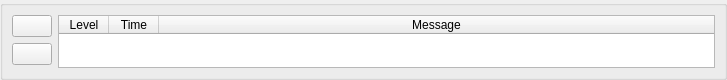
<?xml version="1.0" encoding="UTF-8"?>
<ui version="4.0">
 <class>LoggingTab</class>
 <widget class="QWidget" name="LoggingTab">
  <property name="geometry">
   <rect>
    <x>0</x>
    <y>0</y>
    <width>727</width>
    <height>80</height>
   </rect>
  </property>
  <property name="sizePolicy">
   <sizepolicy hsizetype="Expanding" vsizetype="Expanding">
    <horstretch>0</horstretch>
    <verstretch>0</verstretch>
   </sizepolicy>
  </property>
  <property name="minimumSize">
   <size>
    <width>0</width>
    <height>80</height>
   </size>
  </property>
  <property name="windowTitle">
   <string>Form</string>
  </property>
  <layout class="QVBoxLayout" name="verticalLayout">
   <property name="spacing">
    <number>2</number>
   </property>
   <property name="leftMargin">
    <number>0</number>
   </property>
   <property name="topMargin">
    <number>0</number>
   </property>
   <property name="rightMargin">
    <number>0</number>
   </property>
   <property name="bottomMargin">
    <number>0</number>
   </property>
   <item>
    <widget class="QGroupBox" name="groupBox">
     <property name="title">
      <string/>
     </property>
     <property name="alignment">
      <set>Qt::AlignLeading|Qt::AlignLeft|Qt::AlignTop</set>
     </property>
     <layout class="QVBoxLayout" name="verticalLayout_3" stretch="0">
      <item>
       <layout class="QVBoxLayout" name="verticalLayout_2">
        <item>
         <layout class="QHBoxLayout" name="horizontalLayout_2">
          <property name="topMargin">
           <number>0</number>
          </property>
          <item>
           <layout class="QVBoxLayout" name="verticalLayout_4">
            <property name="rightMargin">
             <number>0</number>
            </property>
            <item>
             <widget class="QPushButton" name="clearLogsButton">
              <property name="text">
               <string/>
              </property>
              <property name="icon">
               <iconset>
                <activeon>:/Buttons/EditorResources/RecycleBin_24x24.png</activeon>
               </iconset>
              </property>
             </widget>
            </item>
            <item>
             <widget class="QPushButton" name="saveLogsButton">
              <property name="text">
               <string/>
              </property>
              <property name="icon">
               <iconset>
                <activeon>:/Buttons/EditorResources/Save_24x24.png</activeon>
               </iconset>
              </property>
             </widget>
            </item>
            <item>
             <spacer name="verticalSpacer">
              <property name="orientation">
               <enum>Qt::Vertical</enum>
              </property>
              <property name="sizeHint" stdset="0">
               <size>
                <width>20</width>
                <height>40</height>
               </size>
              </property>
             </spacer>
            </item>
           </layout>
          </item>
          <item>
           <widget class="QTableWidget" name="tableWidget">
            <property name="enabled">
             <bool>true</bool>
            </property>
            <property name="autoScroll">
             <bool>true</bool>
            </property>
            <property name="editTriggers">
             <set>QAbstractItemView::NoEditTriggers</set>
            </property>
            <property name="dragDropOverwriteMode">
             <bool>false</bool>
            </property>
            <property name="alternatingRowColors">
             <bool>false</bool>
            </property>
            <property name="showGrid">
             <bool>true</bool>
            </property>
            <property name="gridStyle">
             <enum>Qt::SolidLine</enum>
            </property>
            <property name="wordWrap">
             <bool>true</bool>
            </property>
            <property name="cornerButtonEnabled">
             <bool>true</bool>
            </property>
            <attribute name="horizontalHeaderDefaultSectionSize">
             <number>50</number>
            </attribute>
            <attribute name="horizontalHeaderStretchLastSection">
             <bool>true</bool>
            </attribute>
            <attribute name="verticalHeaderVisible">
             <bool>false</bool>
            </attribute>
            <column>
             <property name="text">
              <string>Level</string>
             </property>
            </column>
            <column>
             <property name="text">
              <string>Time</string>
             </property>
            </column>
            <column>
             <property name="text">
              <string>Message</string>
             </property>
            </column>
           </widget>
          </item>
         </layout>
        </item>
       </layout>
      </item>
     </layout>
    </widget>
   </item>
  </layout>
 </widget>
 <resources>
  <include location="geareditor.qrc"/>
 </resources>
 <connections/>
</ui>
